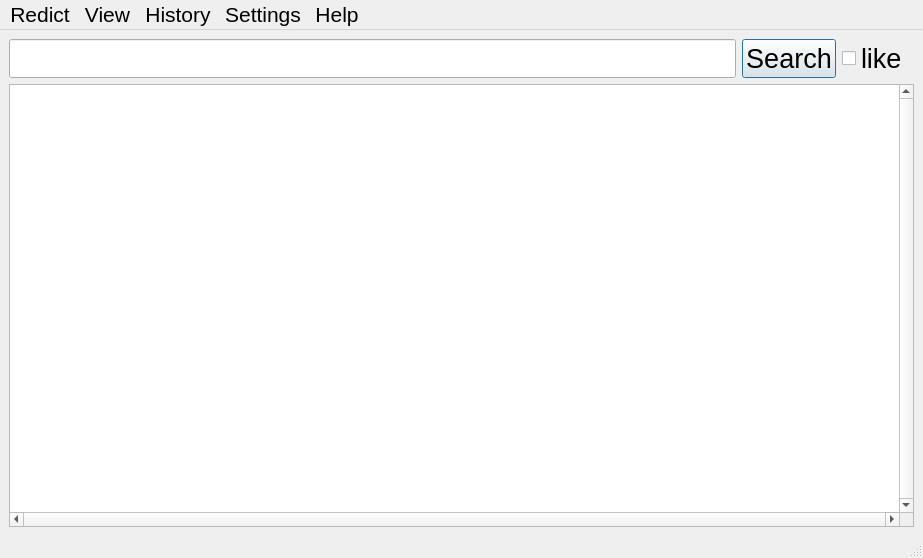
<?xml version="1.0" encoding="UTF-8"?>
<ui version="4.0">
 <class>MainWindow</class>
 <widget class="QMainWindow" name="MainWindow">
  <property name="geometry">
   <rect>
    <x>0</x>
    <y>0</y>
    <width>923</width>
    <height>558</height>
   </rect>
  </property>
  <property name="windowTitle">
   <string>Redict</string>
  </property>
  <property name="windowIcon">
   <iconset>
    <normaloff>icons/icon.png</normaloff>icons/icon.png</iconset>
  </property>
  <widget class="QWidget" name="centralwidget">
   <layout class="QGridLayout" name="gridLayout">
    <item row="0" column="1">
     <widget class="QPushButton" name="btnGo">
      <property name="font">
       <font>
        <pointsize>20</pointsize>
       </font>
      </property>
      <property name="text">
       <string>Search</string>
      </property>
      <property name="autoDefault">
       <bool>true</bool>
      </property>
      <property name="default">
       <bool>true</bool>
      </property>
     </widget>
    </item>
    <item row="1" column="0" colspan="4">
     <widget class="QTextEdit" name="txtResult">
      <property name="font">
       <font>
        <pointsize>14</pointsize>
       </font>
      </property>
      <property name="verticalScrollBarPolicy">
       <enum>Qt::ScrollBarAlwaysOn</enum>
      </property>
      <property name="horizontalScrollBarPolicy">
       <enum>Qt::ScrollBarAlwaysOn</enum>
      </property>
      <property name="textInteractionFlags">
       <set>Qt::TextSelectableByKeyboard|Qt::TextSelectableByMouse</set>
      </property>
     </widget>
    </item>
    <item row="0" column="0">
     <widget class="QLineEdit" name="txtSearch">
      <property name="font">
       <font>
        <pointsize>20</pointsize>
       </font>
      </property>
     </widget>
    </item>
    <item row="0" column="2">
     <widget class="QCheckBox" name="ckboxLike">
      <property name="font">
       <font>
        <pointsize>20</pointsize>
       </font>
      </property>
      <property name="text">
       <string>like</string>
      </property>
     </widget>
    </item>
   </layout>
  </widget>
  <widget class="QMenuBar" name="menubar">
   <property name="geometry">
    <rect>
     <x>0</x>
     <y>0</y>
     <width>923</width>
     <height>34</height>
    </rect>
   </property>
   <property name="font">
    <font>
     <pointsize>16</pointsize>
    </font>
   </property>
   <widget class="QMenu" name="menuFile">
    <property name="font">
     <font>
      <pointsize>16</pointsize>
     </font>
    </property>
    <property name="title">
     <string>Redict</string>
    </property>
    <addaction name="actionSettings2"/>
    <addaction name="separator"/>
    <addaction name="actionQuit"/>
   </widget>
   <widget class="QMenu" name="menuSettings">
    <property name="title">
     <string>Settings</string>
    </property>
    <addaction name="actionDictionaries"/>
    <addaction name="actionCompleter"/>
   </widget>
   <widget class="QMenu" name="menuHelp">
    <property name="font">
     <font>
      <pointsize>20</pointsize>
     </font>
    </property>
    <property name="title">
     <string>Help</string>
    </property>
    <addaction name="actionAbout_redict"/>
   </widget>
   <widget class="QMenu" name="menuRecent">
    <property name="title">
     <string>History</string>
    </property>
    <addaction name="actionManage_History"/>
    <addaction name="separator"/>
   </widget>
   <widget class="QMenu" name="menuView">
    <property name="font">
     <font>
      <pointsize>16</pointsize>
     </font>
    </property>
    <property name="title">
     <string>View</string>
    </property>
    <addaction name="actionZoom_In"/>
    <addaction name="actionZoom_Out"/>
   </widget>
   <addaction name="menuFile"/>
   <addaction name="menuView"/>
   <addaction name="menuRecent"/>
   <addaction name="menuSettings"/>
   <addaction name="menuHelp"/>
  </widget>
  <widget class="QStatusBar" name="statusbar"/>
  <action name="actionQuit">
   <property name="text">
    <string>Quit</string>
   </property>
   <property name="toolTip">
    <string>Closes the application</string>
   </property>
   <property name="font">
    <font>
     <pointsize>14</pointsize>
    </font>
   </property>
  </action>
  <action name="actionAbout_redict">
   <property name="text">
    <string>About 'Redict'</string>
   </property>
   <property name="font">
    <font>
     <pointsize>14</pointsize>
    </font>
   </property>
  </action>
  <action name="actionDictionaries">
   <property name="text">
    <string>Dicts</string>
   </property>
   <property name="font">
    <font>
     <pointsize>14</pointsize>
    </font>
   </property>
  </action>
  <action name="actionZoom_In">
   <property name="text">
    <string>Zoom In</string>
   </property>
   <property name="font">
    <font>
     <pointsize>14</pointsize>
    </font>
   </property>
  </action>
  <action name="actionZoom_Out">
   <property name="text">
    <string>Zoom Out</string>
   </property>
   <property name="font">
    <font>
     <pointsize>14</pointsize>
    </font>
   </property>
  </action>
  <action name="actionManage_History">
   <property name="text">
    <string>Browse</string>
   </property>
   <property name="font">
    <font>
     <pointsize>14</pointsize>
    </font>
   </property>
  </action>
  <action name="actionSettings">
   <property name="text">
    <string>Settings</string>
   </property>
  </action>
  <action name="actionCompleter">
   <property name="text">
    <string>Completer</string>
   </property>
   <property name="font">
    <font>
     <pointsize>14</pointsize>
    </font>
   </property>
  </action>
  <action name="actionSettings2">
   <property name="text">
    <string>Settings</string>
   </property>
  </action>
 </widget>
 <resources/>
 <connections/>
</ui>
